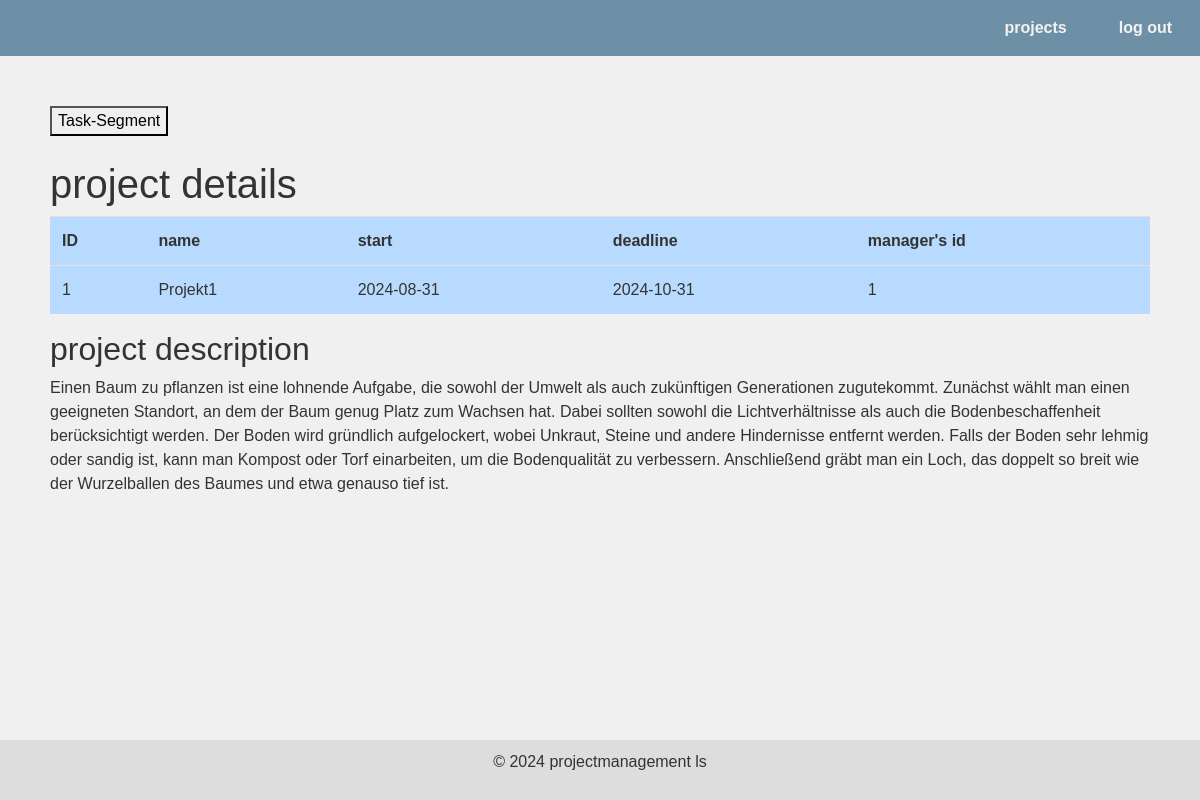
Page /projekte/project/details/user_normal/1 on the committed database.
### tables this page shows
CREATE TABLE projects(
                    id INTEGER PRIMARY KEY, 
                    project_name VARCHAR(255) NOT NULL, 
                    description VARCHAR(255), 
                    start_date DATE, 
                    end_date DATE, 
                    project_manager_id INTEGER REFERENCES employees(id), 
                    status VARCHAR(50)
                );

### app/projekte/routes.py (the view)
@projekte_routes.route("/project/details/user_normal/<int:project_id>")                             #view project_details + tasks
def show_details_user_normal(project_id):                                                       #Projekt 7
    session['project_id'] = project_id
    conn = sqlite3.connect("project_management.db")
    c = conn.cursor()
    c.execute("SELECT * FROM projects WHERE id = ?", (project_id,))
    project = c.fetchall()
    print(project)
    session['project_name'] = project[0][1]
    c.execute("SELECT * FROM tasks WHERE project_id = ?", (project_id,))
    tasks = c.fetchall()
    print(tasks)
    conn.close()
    return render_template("project_details_user_normal.html", project=project, tasks=tasks)

### app/projekte/templates/project_details_user_normal.html (shortened to what this page needs)
{%extends "base.html"%}
{% block content %}
{% for element in project %}
<form action="/tasks/add/task/user_normal/{{element[0]}}" method="get">
    <button type="submit">Task-Segment</button>
</form>
<br>
    <h1>project details</h1>
    <table class="table table-primary table-striped-columns">
        <tr><th>ID</th><th>name</th><th>start</th><th>deadline</th><th>manager's id</th></t></tr>
        <tr><td>{{element[0]}}</td> <td>{{element[1]}} </td><td>{{element[3]}}</td><td>{{element[4]}}</td><td>{{element[5]}}</td></tr>
    </table>
    <h2 id = "h2_1">project description</h2>
    <p id = "p1">
        {{element[2]}}
    </p>
    {% endfor %}
{%endblock%}

### app/projekte/templates/base.html (shortened to what this page needs)
<!DOCTYPE html>
<html lang="en">
<head>
    <link rel="stylesheet" href="https://cdn.jsdelivr.net/npm/bootstrap@4.0.0/dist/css/bootstrap.min.css">
</head>
<body>
    <header>
        <nav>
            <ul class="horizontal">
                <li><strong><a href="{{ url_for('projekte_routes.index_project') }}">projects</a></strong></li>
                <li><strong><a href="{{ url_for('main_routes.logout') }}">log out</a></strong></li>
            </ul>
        </nav>
    </header>
    <main>
        {% block content %}{% endblock %}
    </main>
<br><br><br>
    <footer>
        <p>&copy; 2024 projectmanagement ls </p>
    </footer>
</body>
</html>

### app/projekte/templates/base.html (style rules this page uses)
body { font-family: Arial, sans-serif; margin: 0; padding: 0; background-color: #f0f0f0; color: #333; }
header { background-color: #6D90A6; padding: 2px; text-align: center; color: black; }
nav { background-color: #6D90A6; overflow: hidden; }
nav ul { list-style-type: none; margin: 0; padding: 0; display: flex; justify-content: right; }
nav ul li { margin: 0 10px; }
nav ul li a { display: block; padding: 14px 16px; text-align: center; color: #F2F2F2; text-decoration: none; }
main { padding: 50px; }
footer { text-align: center; padding: 10px; background-color: #ddd; position: fixed; bottom: 0; width: 100%; }

### rows in the picture
projects: id "1", project_name "Projekt1", start_date "2024-08-31", end_date "2024-10-31", project_manager "1", description "Einen Baum zu pflanzen ist eine lohnende Aufgabe, die sowohl der Umwelt als auch zukünftigen Generationen zugutekommt. Zunächst wählt man einen geeigneten Standort, an dem der Baum genug Platz zum Wachsen hat. Dabei sollten sowohl die Lichtverhältnisse als auch die Bodenbeschaffenheit berücksichtigt werden. Der Boden wird gründlich aufgelockert, wobei Unkraut, Steine und andere Hindernisse entfernt werden. Falls der Boden sehr lehmig oder sandig ist, kann man Kompost oder Torf einarbeiten, um die Bodenqualität zu verbessern. Anschließend gräbt man ein Loch, das doppelt so breit wie der Wurzelballen des Baumes und etwa genauso tief ist."
